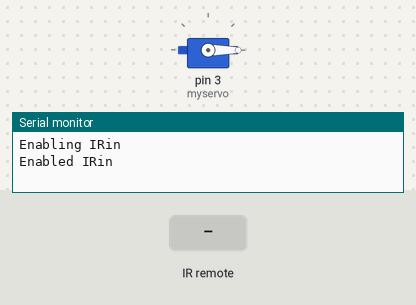
Recording of a sketch running on a simulated Arduino Uno, built with avr-gcc and run on an emulated ATmega328P. On the bench: servo, the last lines printed to the serial monitor. The test bench sets the inputs (shaded band).

Above: at 1.2 s.
1.3 s: infrared code 0xFD08F7 received
At 2.1 s:
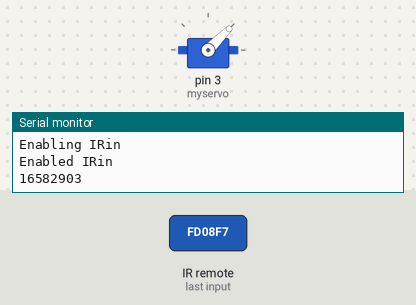
3.8 s: infrared code 0xFD8877 received
At 4.6 s:
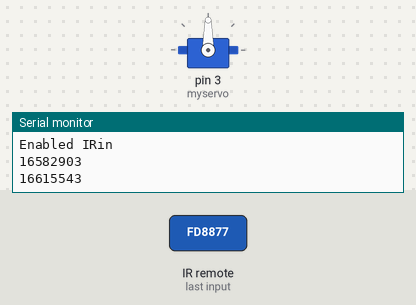
6.3 s: infrared code 0xFD48B7 received
At 7.1 s:
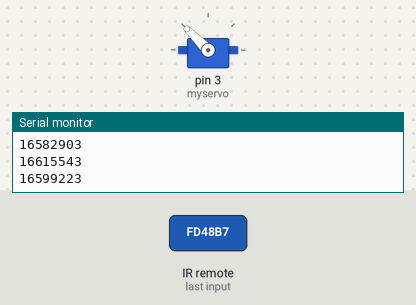
8.8 s: infrared code 0xFD28D7 received
At 9.6 s:
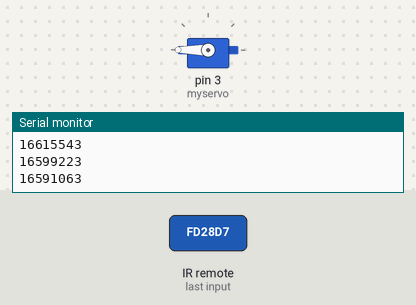
Timing chart, 0 to 11.8 s (numbered marks = the images above; inputs shaded):
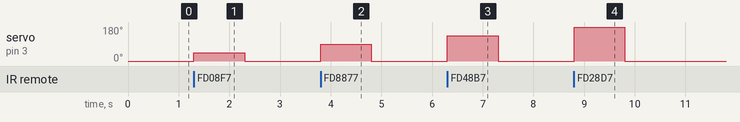

Measured:
- after the input at 1.3 s, servo on pin 3 (myservo): 0° → 45° at once, → 0° 1.0 s later
- after the input at 3.8 s, servo on pin 3 (myservo): 0° → 90° at once, → 0° 1.0 s later
- after the input at 6.3 s, servo on pin 3 (myservo): 0° → 135° at once, → 0° 1.0 s later
- after the input at 8.8 s, servo on pin 3 (myservo): 0° → 180° at once, → 0° 1.0 s later

The sketch:

16_servo_moto_with_ir_remote1.ino
```cpp
#include <IRremote.h>
#include <Servo.h>

int recv=5;
IRrecv irrecv(recv);

decode_results results;
Servo myservo;
int pos=0;

void setup()
{
  Serial.begin(9600);
  Serial.println("Enabling IRin");
  irrecv.enableIRIn(); // starting receiver
  Serial.println("Enabled IRin");
  myservo.attach(3);
  myservo.write(pos);
}

void loop()
{
  if (irrecv.decode(&results))
  {
    Serial.println(results.value, DEC);

    if (results.value== 16582903)
    {
      myservo.write(45);
      delay(1000);
    }
    else if (results.value == 16615543)
    {
      myservo.write(90);
      delay(1000);
    }
    else if (results.value == 16599223)
    {
      myservo.write(135);
      delay(1000);
    }
    else if (results.value == 16591063)
    {
      myservo.write(180);
      delay(1000);
    }
    else
    {
    }
    myservo.write(0);
    irrecv.resume();
    delay(100);
  }
}


  
```
